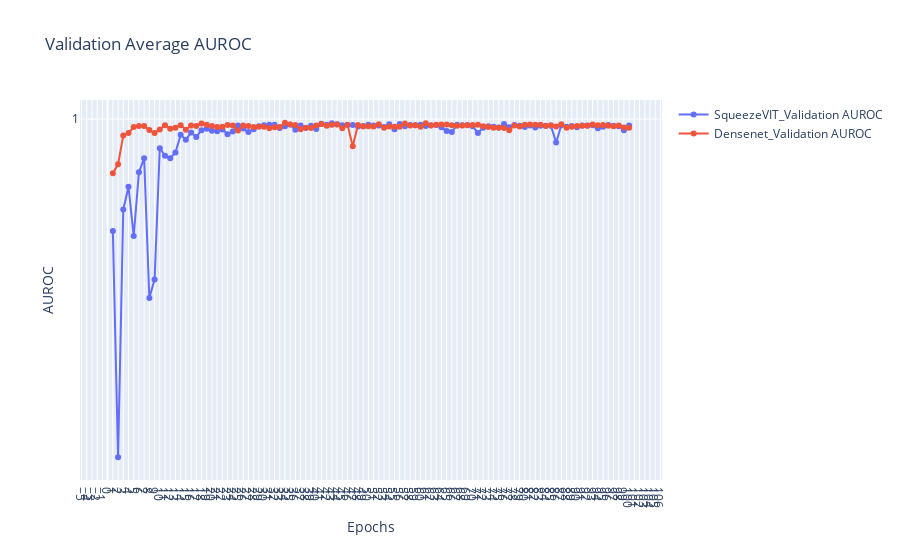

The notebook cell saved with this chart:
### Code cell
import plotly.graph_objects as go

# Create the interactive plot
fig = go.Figure()
for exps in val_auroc_data.keys():
    # plt.plot(epochs, loss_data[exps][0], label=exps + 'Train Loss', marker='o')
    # plt.plot(epochs, loss_data[exps][1], label=exps + 'Validation Loss', marker='o')
    # fig.add_trace(go.Scatter(x=epochs, y=auroc_data[exps][0], mode='lines+markers', name=exps + '_Train Loss'))
    fig.add_trace(go.Scatter(x=epochs, y=val_auroc_data[exps], mode='lines+markers', name=exps + '_Validation AUROC'))
# fig.add_trace(go.Scatter(x=epochs, y=train_loss, mode='lines+markers', name='Train Loss'))
# fig.add_trace(go.Scatter(x=epochs, y=val_loss, mode='lines+markers', name='Validation Loss'))

fig.update_layout(
    title='Validation Average AUROC',
    xaxis_title='Epochs',
    yaxis_title='AUROC',
    xaxis=dict(tickmode='linear'),
    yaxis=dict(tickmode='linear'),
    # legend=dict(x=0, y=1),
    # grid=dict(),
)

fig.show()
